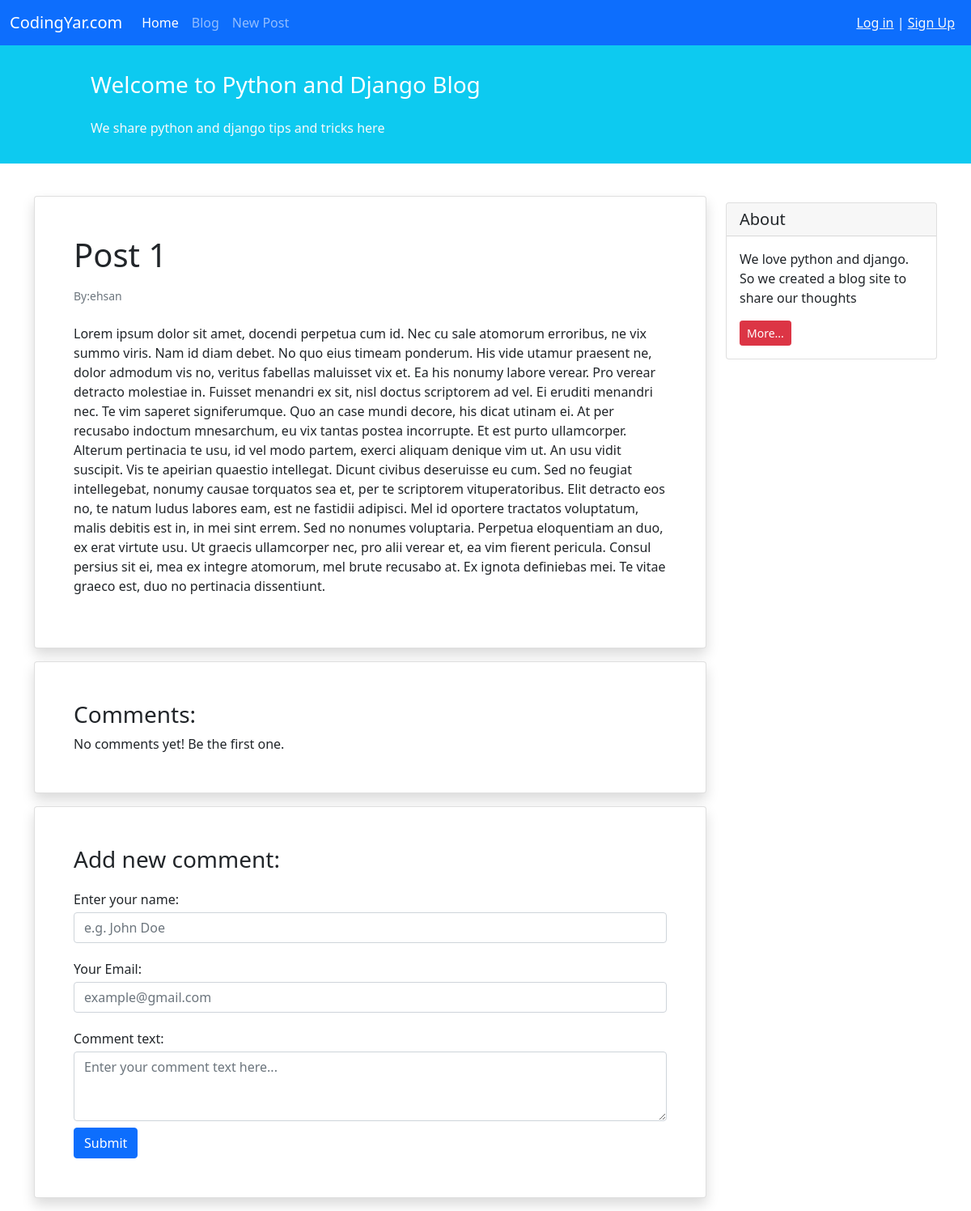
Screenshot of /blog/28/ with the database file from the repository.
### blog/models.py (models this page shows, shortened)
class Post(models.Model):
    STATUS_CHOICES = (
        ('Published', 'Published'),
        ('Draft', 'Draft'),
    )
    title = models.CharField(max_length=100)
    text = models.TextField()
    author = models.ForeignKey('auth.User', on_delete=models.CASCADE)
    datetime_created = models.DateTimeField(auto_now_add=True)
    datetime_modified = models.DateTimeField(auto_now=True)
    status = models.CharField(choices=STATUS_CHOICES, max_length=20)

### blog/views.py (the view)
# urls.py: path('<int:pk>/', views.PostDetailView.as_view(), name='posts_detail_view'),
class PostDetailView(generic.DetailView):
    model = Post
    template_name = 'blog/posts_detail.html'
    context_object_name = 'dbpost'

### blog/templates/blog/posts_detail.html (shortened to what this page needs)
{% extends '_base.html' %}
{% block content %}
    <div class="container mt-4">
        <div class="row">
            <div class="col-9">
                <div class="card shadow my-3 p-5">
                    <h1>{{ dbpost.title }}</h1>
                    <p class="small text-muted mt-2">By:{{ dbpost.author }}</p>
                    <p class="mt-2">{{dbpost.text}}</p>
                </div>
                <div class="card shadow my-3 p-5">
                    <h3>Comments:</h3>
                    No comments yet! Be the first one.
                </div>
                <div class="card shadow my-3 p-5">
                    <h3>Add new comment:</h3>
                    <form method="POST">
                        <div class="form-group py-2">
                            <label class="py-1" for="author_name">Enter your name:</label>
                            <input type="text" class="form-control" placeholder="e.g. John Doe" name="author_name">
                        </div>
                        <div class="form-group py-2">
                            <label class="py-1" for="email">Your Email:</label>
                            <input type="email" class="form-control" placeholder="example@gmail.com" name="email">
                        </div>
                        <div class="form-group py-2">
                            <label class="py-1" for="comment_text">Comment text:</label>
                            <textarea class="form-control" name="text" rows="3"
                                      placeholder="Enter your comment text here..."></textarea>
                        </div>
                        <button type="submit" class="btn btn-primary">Submit</button>
                    </form>
                </div>
            </div>
            <div class="col-3">
                <div class="card my-4">
                    <h5 class="card-header">About</h5>
                    <div class="card-body">
                        <p class="card-text">We love python and django. So we created a blog site to share our
                            thoughts</p>
                        <a href="#"
                           class="btn btn-sm btn-danger">
                            More...
                        </a>
                    </div>
                </div>
            </div>
        </div>
    </div>
{% endblock %}

### rows the page displays
Post: title "Post 1", author "ehsan", text "Lorem ipsum dolor sit amet, docendi perpetua cum id. Nec cu sale atomorum erroribus, ne vix summo viris. Nam id diam debet. No quo eius timeam ponderum. His vide utamur praesent ne, dolor admodum vis no, veritus fabellas maluisset vix et. Ea his nonumy labore verear. Pro verear detracto molestiae in. Fuisset menandri ex sit, nisl doctus scriptorem ad vel. Ei eruditi menandri nec. Te vim saperet signiferumque. Quo an case mundi decore, his dicat utinam ei. At per recusabo indoctum mnesarchum, eu vix tantas postea incorrupte. Et est purto ullamcorper. Alterum pertinacia te usu, id vel modo partem, exerci aliquam denique vim ut. An usu vidit suscipit. Vis te apeirian quaestio intellegat.…"
